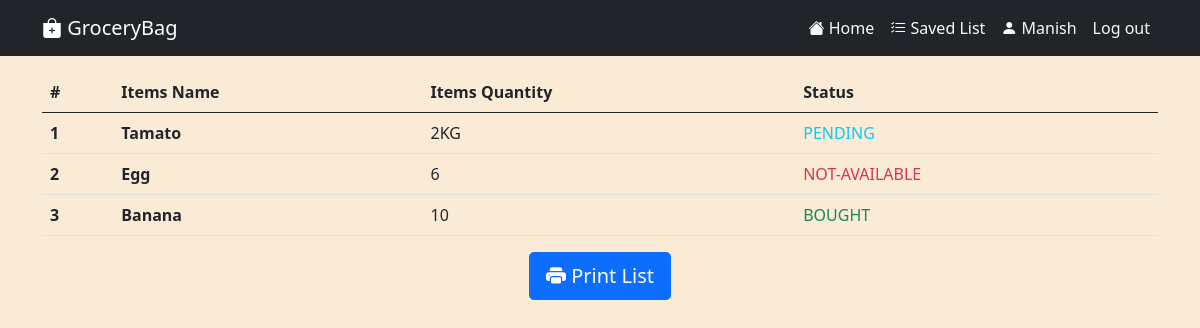
The app's page /items/ (signed in) with its own data.
### list/models.py (models this page shows, shortened)
class MyList(models.Model):
    customer = models.ForeignKey(Profile, on_delete=models.CASCADE)
    item_name = models.CharField(max_length=200)
    item_quantity = models.CharField(max_length=200)
    item_status = models.CharField(max_length=20, choices=ITEM_STATUS)
    created = models.DateField(auto_now_add=True)

### list/views.py (the view)
# urls.py: path('items/',SavedList.as_view(), name='list'),
class SavedList(LoginRequiredMixin,ListView):
    model = MyList
    context_object_name = 'items'
    login_url = 'login'
    template_name ='list/saved_list.html'

### templates/list/saved_list.html (shortened to what this page needs)
{% extends 'base.html' %}
{% block content %}
<div class="container">
    <br>
    <br>
    <br>
    <table class='table'>
        <thead>
            <tr>
                <th scope="col">#</th>
                <th scope="col">Items Name</th>
                <th scope="col">Items Quantity</th>
                <th scope="col">Status</th>
            </tr>
        </thead>
        <tbody>
            {% for item in items %}
            <tr>
                <th scope="row">{{item.pk}}</th>
                <th scope="row">{{item.item_name}}</th>
                <td>{{ item.item_quantity}}</td>
                <td>
                    {% if item.item_status == 'BUY' %}
                      <span class='text-info'>PENDING</span>
                  {% endif %}
                  {% if item.item_status == 'BOUGHT' %}
                      <span class='text-success'>BOUGHT</span>
                  {% endif %}
                  {% if item.item_status == 'NOT-AVAILABLE' %}
                      <span class='text-danger'>NOT-AVAILABLE</span>
                  {% endif %}
                </td>
              </tr>
              {% endfor %}
        </tbody>
    </table>
   <h3 class='text-center'><a href="{% url 'export'  %}" class="btn btn-lg btn-primary"><i class="bi bi-printer-fill"> </i>Print List</a></h3>
</div>
{% endblock %}

### templates/base.html (shortened to what this page needs)
<!doctype html>
<html lang="en">
  <head>
    <link href="https://cdn.jsdelivr.net/npm/bootstrap@5.0.2/dist/css/bootstrap.min.css" rel="stylesheet">
    <link rel="stylesheet" href="https://cdnjs.cloudflare.com/ajax/libs/bootstrap-icons/1.5.0/font/bootstrap-icons.min.css" />
  </head>
  <body style="background-color: antiquewhite;">
   <nav class="navbar navbar-expand-md bg-dark navbar-dark fixed-top">
    <div class="container">
       <a href="{% url 'index'  %}" id="logo" class="navbar-brand logo"><i class="bi bi-bag-plus-fill"> </i>GroceryBag</a>
        <div class="collapse navbar-collapse text-light" id="navmenu">
            <ul class="navbar-nav ms-auto">
                {% if user.is_authenticated %}
                <li class="nav-item">
                  <a href="{% url 'home'  %}" class="nav-link text-light" ><i class="bi bi-house-fill"> </i>Home</a>
                </li>
                <li class="nav-item">
                  <a href="{% url 'list'  %}" class="nav-link text-light"><i class="bi bi-list-check"> </i>Saved List</a>
                </li>
                <li class="nav-item">
                  <a class="nav-link  text-light" href="{% url 'myprofile'  %}"><i class="bi bi-person-fill"> </i>{{user|title}}</a>
                </li>
                <li class="nav-item">
                  <a class="nav-link  text-light" href="{% url 'logout'  %}">Log out</a>
                </li>
                {% endif %}
            </ul>
        </div>
    </div>
  </nav>
    {% block content %}
    {% endblock %}
  </body>
</html>

### records on screen
MyList: pk "1", item_name "Tamato", item_quantity "2KG", item_status "PENDING"
MyList: pk "2", item_name "Egg", item_quantity "6", item_status "NOT-AVAILABLE"
MyList: pk "3", item_name "Banana", item_quantity "10", item_status "BOUGHT"

### other values on screen
{{ user|title }} "Manish"
